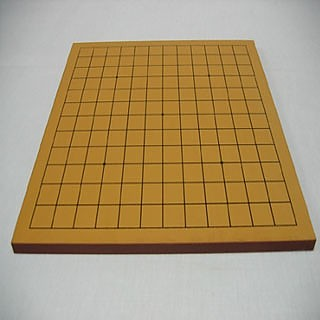
#> input picture opencv-tutorial-study-master/taskImage/go.jpg, 320 x 320 px, found by its file name
$ python move.py
#> lines starting #> are read from the running program, lines starting #| are printed output that depends on the picture
import cv2
import numpy as np
from matplotlib import pyplot as plt
import os

os.chdir('C:\\Users\\user\\Desktop\\opencv')

img = cv2.imread('go.jpg')
#> img is the input picture: shape (320, 320, 3); mean B, G, R 115.1, 151.5, 172.9
rows, cols = img.shape[:2]
#> rows = 320; cols = 320

M = np.float32([[1, 0, 150], [0, 1, 150]])
dst = cv2.warpAffine(img, M, (cols, rows))
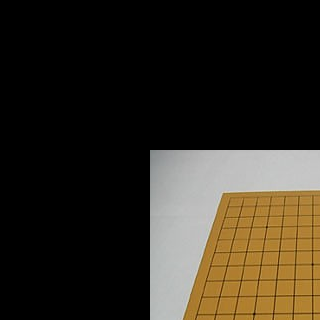
#> dst: shape (320, 320, 3); mean B, G, R 32.1, 43, 49.4
# 좌표 150,150 이동
# 출력 이미지의 크기(너비,높이)가 세번쨰인수

plt.subplot(121), plt.imshow(img), plt.title('Original')
plt.subplot(122), plt.imshow(dst), plt.title('warpAffine')
plt.show()
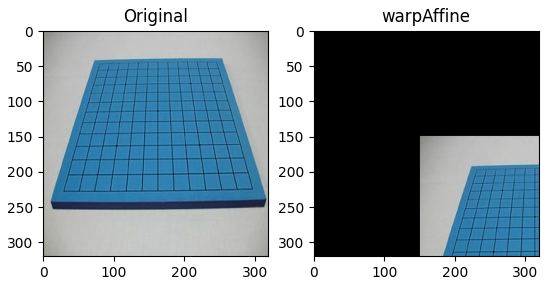
#> figure drawn by matplotlib, 2 panels; B, G, R data is drawn as R, G, B
